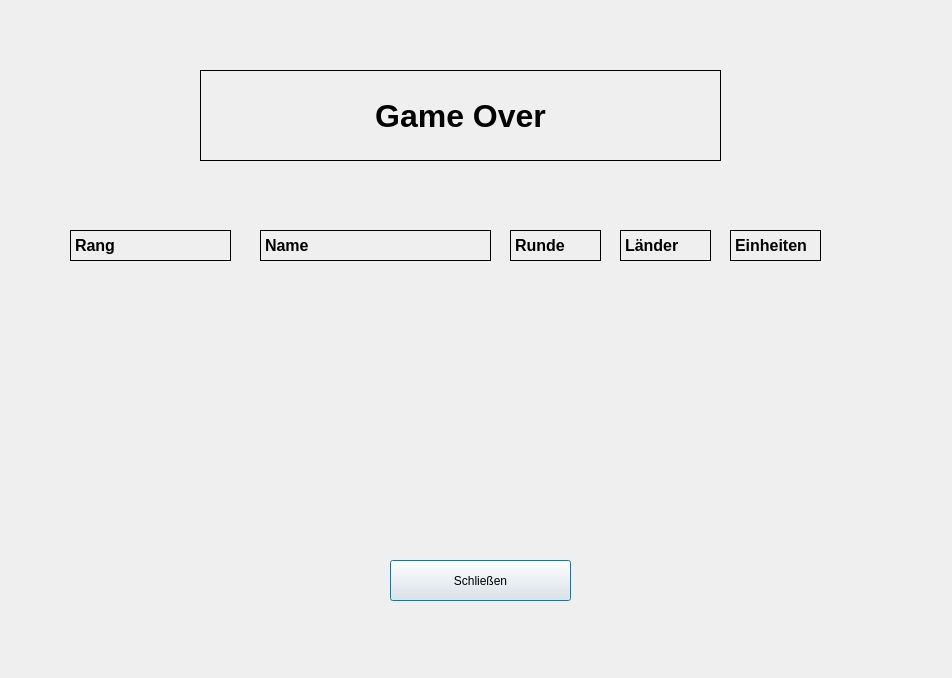
<?xml version="1.0" encoding="UTF-8"?>
<ui version="4.0">
 <class>CGameOver</class>
 <widget class="QDialog" name="CGameOver">
  <property name="geometry">
   <rect>
    <x>0</x>
    <y>0</y>
    <width>952</width>
    <height>678</height>
   </rect>
  </property>
  <property name="windowTitle">
   <string>Dialog</string>
  </property>
  <widget class="QLabel" name="headline">
   <property name="geometry">
    <rect>
     <x>200</x>
     <y>70</y>
     <width>521</width>
     <height>91</height>
    </rect>
   </property>
   <property name="font">
    <font>
     <pointsize>24</pointsize>
     <bold>true</bold>
    </font>
   </property>
   <property name="frameShape">
    <enum>QFrame::Box</enum>
   </property>
   <property name="text">
    <string>Game Over</string>
   </property>
   <property name="alignment">
    <set>Qt::AlignCenter</set>
   </property>
  </widget>
  <widget class="QWidget" name="verticalLayoutWidget">
   <property name="geometry">
    <rect>
     <x>70</x>
     <y>270</y>
     <width>161</width>
     <height>101</height>
    </rect>
   </property>
   <layout class="QVBoxLayout" name="rankLayout"/>
  </widget>
  <widget class="QWidget" name="verticalLayoutWidget_2">
   <property name="geometry">
    <rect>
     <x>260</x>
     <y>270</y>
     <width>231</width>
     <height>101</height>
    </rect>
   </property>
   <layout class="QVBoxLayout" name="nameLayout"/>
  </widget>
  <widget class="QWidget" name="verticalLayoutWidget_3">
   <property name="geometry">
    <rect>
     <x>510</x>
     <y>270</y>
     <width>91</width>
     <height>101</height>
    </rect>
   </property>
   <layout class="QVBoxLayout" name="roundLayout"/>
  </widget>
  <widget class="QWidget" name="verticalLayoutWidget_4">
   <property name="geometry">
    <rect>
     <x>620</x>
     <y>270</y>
     <width>91</width>
     <height>101</height>
    </rect>
   </property>
   <layout class="QVBoxLayout" name="countryLayout"/>
  </widget>
  <widget class="QWidget" name="verticalLayoutWidget_5">
   <property name="geometry">
    <rect>
     <x>730</x>
     <y>270</y>
     <width>71</width>
     <height>101</height>
    </rect>
   </property>
   <layout class="QVBoxLayout" name="unitsLayout"/>
  </widget>
  <widget class="QLabel" name="rankLabel">
   <property name="geometry">
    <rect>
     <x>70</x>
     <y>230</y>
     <width>161</width>
     <height>31</height>
    </rect>
   </property>
   <property name="font">
    <font>
     <pointsize>12</pointsize>
     <bold>true</bold>
    </font>
   </property>
   <property name="frameShape">
    <enum>QFrame::Box</enum>
   </property>
   <property name="text">
    <string>Rang</string>
   </property>
  </widget>
  <widget class="QLabel" name="nameLabel">
   <property name="geometry">
    <rect>
     <x>260</x>
     <y>230</y>
     <width>231</width>
     <height>31</height>
    </rect>
   </property>
   <property name="font">
    <font>
     <pointsize>12</pointsize>
     <bold>true</bold>
    </font>
   </property>
   <property name="frameShape">
    <enum>QFrame::Box</enum>
   </property>
   <property name="text">
    <string>Name</string>
   </property>
  </widget>
  <widget class="QLabel" name="roundLabel">
   <property name="geometry">
    <rect>
     <x>510</x>
     <y>230</y>
     <width>91</width>
     <height>31</height>
    </rect>
   </property>
   <property name="font">
    <font>
     <pointsize>12</pointsize>
     <bold>true</bold>
    </font>
   </property>
   <property name="frameShape">
    <enum>QFrame::Box</enum>
   </property>
   <property name="text">
    <string>Runde</string>
   </property>
  </widget>
  <widget class="QLabel" name="countryLabel">
   <property name="geometry">
    <rect>
     <x>620</x>
     <y>230</y>
     <width>91</width>
     <height>31</height>
    </rect>
   </property>
   <property name="font">
    <font>
     <pointsize>12</pointsize>
     <bold>true</bold>
    </font>
   </property>
   <property name="frameShape">
    <enum>QFrame::Box</enum>
   </property>
   <property name="text">
    <string>Länder</string>
   </property>
  </widget>
  <widget class="QLabel" name="unitsLabel">
   <property name="geometry">
    <rect>
     <x>730</x>
     <y>230</y>
     <width>91</width>
     <height>31</height>
    </rect>
   </property>
   <property name="font">
    <font>
     <pointsize>12</pointsize>
     <bold>true</bold>
    </font>
   </property>
   <property name="frameShape">
    <enum>QFrame::Box</enum>
   </property>
   <property name="text">
    <string>Einheiten</string>
   </property>
  </widget>
  <widget class="QPushButton" name="quitPB">
   <property name="geometry">
    <rect>
     <x>390</x>
     <y>560</y>
     <width>181</width>
     <height>41</height>
    </rect>
   </property>
   <property name="text">
    <string>Schließen</string>
   </property>
  </widget>
 </widget>
 <resources/>
 <connections/>
</ui>
